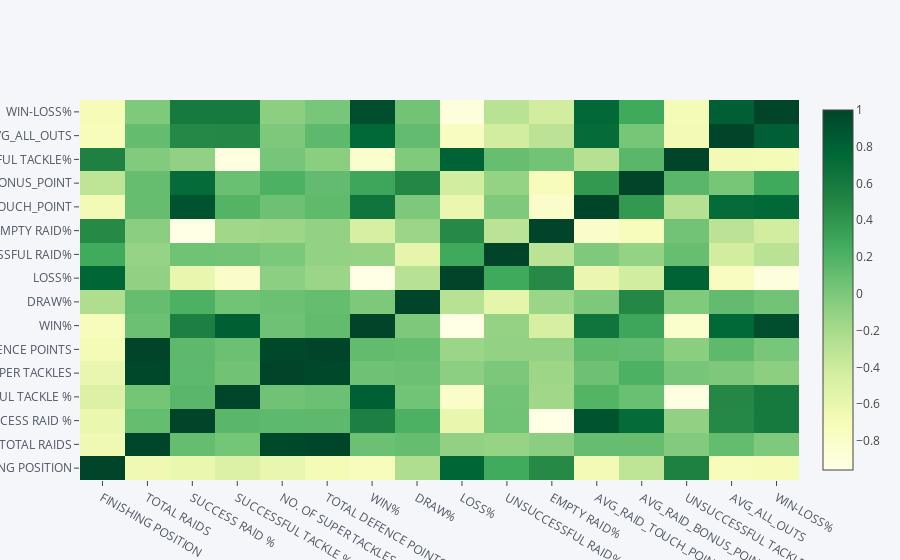

Here is the notebook cell this chart was saved with:
### Code cell
df6.corr().iplot(kind='heatmap',colorscale='ylgn')

### Figure 1 — Plotly figure (JSON) as saved in the notebook; plotly's stock layout.template omitted (floating-point values rounded to 4 significant figures; data arrays with more than 128 entries replaced by an {"elided": "..."} marker saying what was removed)
{"data": [{"colorscale": [[0, "rgb(255,255,229)"], [0.125, "rgb(247,252,185)"], [0.25, "rgb(217,240,163)"], [0.375, "rgb(173,221,142)"], [0.5, "rgb(120,198,121)"], [0.625, "rgb(65,171,93)"], [0.75, "rgb(35,132,67)"], [0.875, "rgb(0,104,55)"], [1, "rgb(0,69,41)"]], "type": "heatmap", "uid": "1f0b10a6-74be-4be0-b730-9ce7eec537a4", "x": ["FINISHING POSITION", "TOTAL RAIDS", "SUCCESS RAID %", "SUCCESSFUL TACKLE %", "NO. OF SUPER TACKLES", "TOTAL DEFENCE POINTS", "WIN%", "DRAW%", "LOSS%", "UNSUCCESSFUL RAID%", "EMPTY RAID%", "AVG_RAID_TOUCH_POINT", "AVG_RAID_BONUS_POINT", "UNSUCCESSFUL TACKLE%", "AVG_ALL_OUTS", "WIN-LOSS%"], "y": ["FINISHING POSITION", "TOTAL RAIDS", "SUCCESS RAID %", "SUCCESSFUL TACKLE %", "NO. OF SUPER TACKLES", "TOTAL DEFENCE POINTS", "WIN%", "DRAW%", "LOSS%", "UNSUCCESSFUL RAID%", "EMPTY RAID%", "AVG_RAID_TOUCH_POINT", "AVG_RAID_BONUS_POINT", "UNSUCCESSFUL TACKLE%", "AVG_ALL_OUTS", "WIN-LOSS%"], "z": {"elided": "16x16 float values"}, "zmax": 1, "zmin": -0.9587}], "layout": {"legend": {"bgcolor": "#F5F6F9", "font": {"color": "#4D5663"}}, "paper_bgcolor": "#F5F6F9", "plot_bgcolor": "#F5F6F9", "title": {"font": {"color": "#4D5663"}}, "xaxis": {"gridcolor": "#E1E5ED", "showgrid": true, "tickfont": {"color": "#4D5663"}, "title": {"font": {"color": "#4D5663"}, "text": ""}, "zerolinecolor": "#E1E5ED"}, "yaxis": {"gridcolor": "#E1E5ED", "showgrid": true, "tickfont": {"color": "#4D5663"}, "title": {"font": {"color": "#4D5663"}, "text": ""}, "zerolinecolor": "#E1E5ED"}}}
